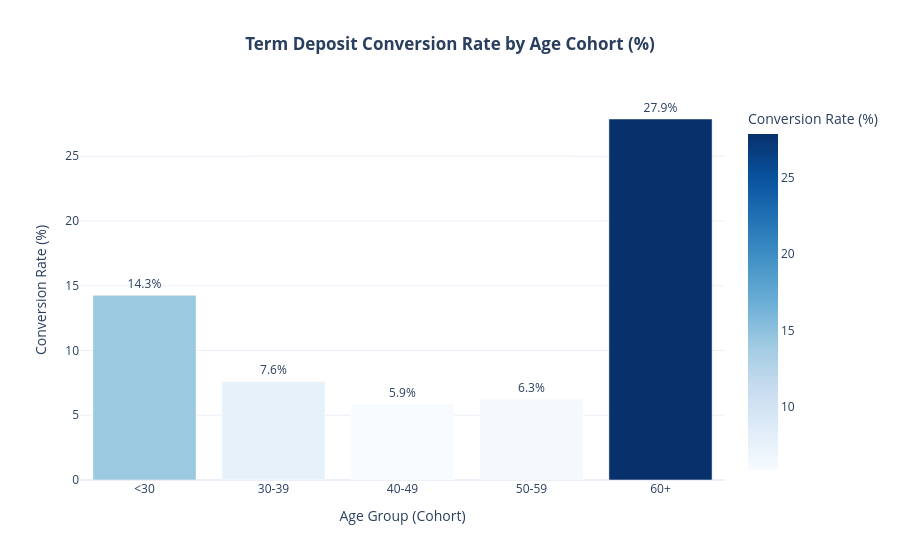

The code cell stored with this chart in its notebook:
### Markdown cell above
### Insight 2: Engineered Age Groups & Conversion Probability

### Code cell
# Visual 2: Conversion Rate by Engineered Age Cohorts
age_stats = df_final.groupby('age_group', observed=False)['y'].agg(
    Total='count',
    Subscribed=lambda x: (x == 'yes').sum()
).reset_index()

age_stats['Conversion_Rate_%'] = (age_stats['Subscribed'] / age_stats['Total'] * 100).round(2)

fig2 = px.bar(
    age_stats,
    x='age_group',
    y='Conversion_Rate_%',
    text='Conversion_Rate_%',
    title='<b>Term Deposit Conversion Rate by Age Cohort (%)</b>',
    labels={'age_group': 'Age Group (Cohort)', 'Conversion_Rate_%': 'Conversion Rate (%)'},
    color='Conversion_Rate_%',
    color_continuous_scale='Blues'
)
fig2.update_traces(texttemplate='%{text:.1f}%', textposition='outside')
fig2.update_layout(title_x=0.5)
fig2.show()

### Figure 1 — Plotly figure (JSON) as saved in the notebook; plotly's stock layout.template omitted (floating-point values rounded to 4 significant figures)
{"data": [{"hovertemplate": "Age Group (Cohort)=%{x}<br>Conversion Rate (%)=%{marker.color}<extra></extra>", "legendgroup": "", "marker": {"color": [14.26, 7.61, 5.87, 6.25, 27.87], "coloraxis": "coloraxis", "pattern": {"shape": ""}}, "name": "", "orientation": "v", "showlegend": false, "text": [14.26, 7.61, 5.87, 6.25, 27.87], "textposition": "outside", "texttemplate": "%{text:.1f}%", "type": "bar", "x": ["<30", "30-39", "40-49", "50-59", "60+"], "xaxis": "x", "y": [14.26, 7.61, 5.87, 6.25, 27.87], "yaxis": "y"}], "layout": {"barmode": "relative", "coloraxis": {"autocolorscale": false, "colorbar": {"title": {"text": "Conversion Rate (%)"}}, "colorscale": [[0, "rgb(247,251,255)"], [0.125, "rgb(222,235,247)"], [0.25, "rgb(198,219,239)"], [0.375, "rgb(158,202,225)"], [0.5, "rgb(107,174,214)"], [0.625, "rgb(66,146,198)"], [0.75, "rgb(33,113,181)"], [0.875, "rgb(8,81,156)"], [1, "rgb(8,48,107)"]]}, "legend": {"tracegroupgap": 0}, "title": {"text": "<b>Term Deposit Conversion Rate by Age Cohort (%)</b>", "x": 0.5}, "xaxis": {"anchor": "y", "domain": [0, 1], "title": {"text": "Age Group (Cohort)"}}, "yaxis": {"anchor": "x", "domain": [0, 1], "title": {"text": "Conversion Rate (%)"}}}}
